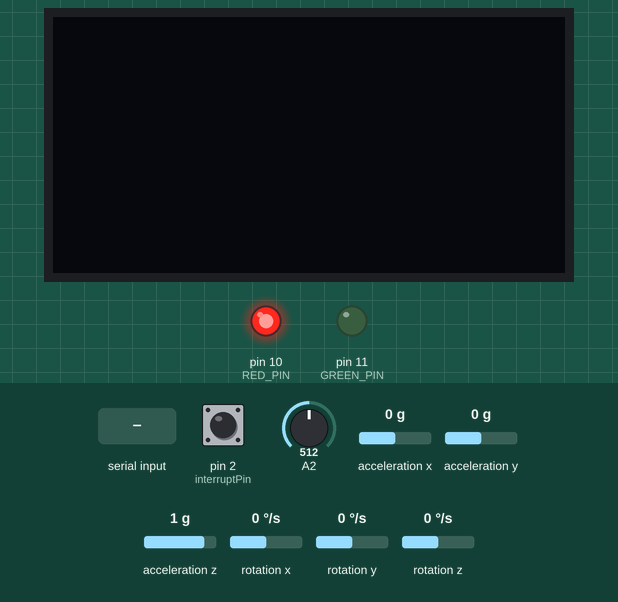
The sketch below on a simulated Arduino Uno, built with avr-gcc and run on an emulated ATmega328P. On the bench: 128×64 one-colour display, output pins drawn as LEDs (lit = HIGH). Wiring (inferred from the names in the program): MPU-6050 motion sensor at I2C address 0x68. The inputs (shaded band) are chosen by the test bench; at power-on: pin 2 (interruptPin) LOW, A2 = 512, acceleration x 0 g, acceleration y 0 g, acceleration z 1 g, rotation x 0 °/s, rotation y 0 °/s, rotation z 0 °/s. The display library's start-up logo is not drawn; the sensor or clock chip raises its interrupt line as the real part does.

Above: at 2.7 s.
2.8 s: "!," received over the second serial link
At 3.4 s:
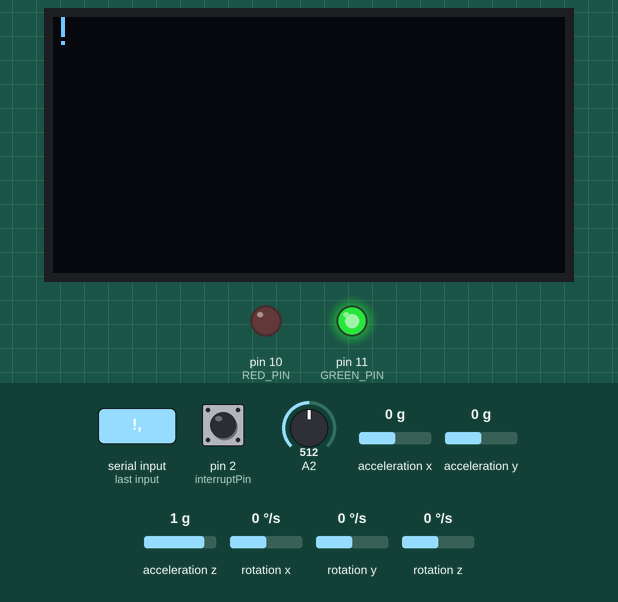
4.3 s: "1," received over the second serial link
At 5.4 s:
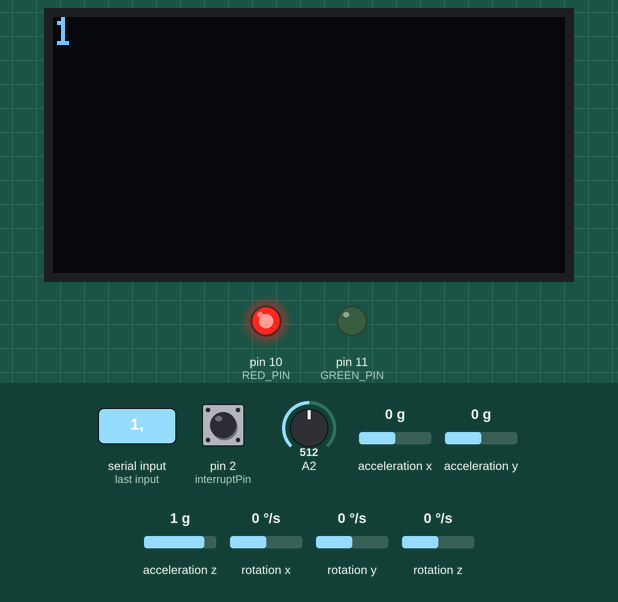
5.8 s: "!," received over the second serial link
At 7.2 s:
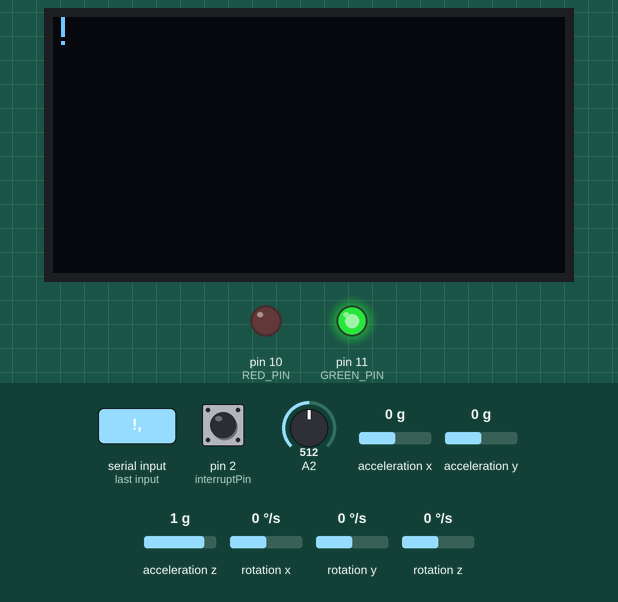
Timing chart, 0 to 8.8 s (numbered marks = the images above; inputs shaded):
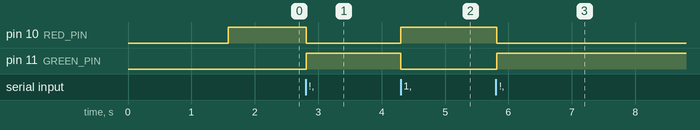

The sketch:

ECE16Final_Arduino.ino
```cpp
/*
 *  General Includes
 */
#include <AltSoftSerial.h>

#include "I2Cdev.h"
#include "MPU6050_6Axis_MotionApps20.h"
#include "Wire.h"

#include <Adafruit_GFX.h>
#include <Adafruit_SSD1306.h>

/*
 *  Global Variables
 */

#define OLED_RESET 4
Adafruit_SSD1306 display(OLED_RESET);

AltSoftSerial BTserial;

const int MPU_addr=0x68;  // I2C address of the MPU-6050, can be changed to 0x69
MPU6050 IMU(MPU_addr);
const int interruptPin = 2;
volatile bool ipinReady = false;
int16_t gx, gy, gz;

unsigned long samplePeriod = 40000; // 25 Hz for the BLE limitations
unsigned long startTime = 0;
unsigned long volatile elapsedTime = 0;
unsigned long volatile currentTime = 0;
unsigned long volatile lastTime = 0;
const int RED_PIN = 10;
const int GREEN_PIN = 11;
const int buttonPin = 4;
int num = 0;
int temp = 0;
bool newRead = false;
bool sending = true;
int buttonState;
int prevState = 0;
bool sleep = false;

/*
 *  Function to check the interrupt pin to see if there is data available in the MPU's buffer
 */
void interruptPinISR() {
  ipinReady = true;
}

/*
 *  Function to read a single sample of IMU data
 *  NOTE: ONLY READ WHAT YOU INTEND TO USE IN YOUR ALGORITHM!
 */
void readIMU() {
  Wire.beginTransmission(MPU_addr);
  Wire.write(0x3B);                    // starting with register 0x3B (ACCEL_XOUT_H)
  Wire.endTransmission(false);

  Wire.requestFrom(MPU_addr,14,true);  // request a total of 14 registers

  //Gyroscope (3 Axis)
  gx=Wire.read()<<8|Wire.read();  // 0x43 (GYRO_XOUT_H) & 0x44 (GYRO_XOUT_L)
  gy=Wire.read()<<8|Wire.read();  // 0x45 (GYRO_YOUT_H) & 0x46 (GYRO_YOUT_L)
  gz=Wire.read()<<8|Wire.read();  // 0x47 (GYRO_ZOUT_H) & 0x48 (GYRO_ZOUT_L)
}

/*
 *  Function to poll to see if data is available to read
 *  'samplePeriod' defines how frequently we poll... default set to 25Hz
 */
void pollData() {

  if (ipinReady && !newRead) {

    currentTime = micros();
    if (currentTime - lastTime >= samplePeriod) {
      elapsedTime = (currentTime - startTime)/1e3;
      lastTime = currentTime;

      readIMU();
      newRead = true;
    }
  }
}

/*
 *  Function to send data to the Python processing
 *  NOTE: MODIFY ACCORDING TO YOUR ALGORITHM!
 */
void sendData() {
  // Displays the raw value and the time it was sampled
  BTserial.print(elapsedTime);
  BTserial.print(' ');
  BTserial.print(gx);
  BTserial.print(' ');
  BTserial.print(gy);
  BTserial.print(' ');
  BTserial.print(gz);
  BTserial.print(' ');

  if(num == 3){
    temp = analogRead(A2);
    num = 0;
  } else {
    num++;
  }
  //BTserial.print(" GG ");
  BTserial.println(temp);
  //Serial.println(analogRead(A2));
  /*
  Serial.print(elapsedTime);
  Serial.print(' ');
  Serial.print(gx);
  Serial.print(' ');
  Serial.print(gy);
  Serial.print(' ');
  Serial.print(gz);
  Serial.print(' ');
  if(num == 3){
    Serial.println(analogRead(A2));
    num = 0;
  } else {
    Serial.println();
    num++;
  }*/
}

/*
 *  Function to do the usual Arduino setup
 */
void setup(){

  // Intialize the IMU and the DMP ont he IMU
  IMU.initialize();
  IMU.dmpInitialize();
  IMU.setDMPEnabled(true);

  Wire.begin();
  Wire.beginTransmission(MPU_addr);
  Wire.write(MPU_addr);   // PWR_MGMT_1 register
  Wire.write(0);          // set to zero (wakes up the MPU-6050)
  Wire.endTransmission(true);

  display.begin(SSD1306_SWITCHCAPVCC, 0x3C);
  display.display();
  delay(1000);
  display.clearDisplay();
  display.display();

  Serial.begin(9600);
  BTserial.begin(9600);

  // Create an interrupt for pin2, which is connected to the INT pin of the MPU6050
  pinMode(interruptPin, INPUT);
  attachInterrupt(digitalPinToInterrupt(interruptPin), interruptPinISR, RISING);

  // Start time of the Arduino (for elapsed time)
  startTime = micros();

  //set up led pins
  pinMode(RED_PIN, OUTPUT);
  pinMode(GREEN_PIN, OUTPUT);

  //turn on red as default
  digitalWrite(RED_PIN, HIGH);
  digitalWrite(GREEN_PIN, LOW);

  //button stuff
  pinMode(buttonPin, INPUT);
  buttonState = 0;
  sending = true;
}

/*
 *  Function to loop continuously: poll ==> send ==> read
 *  NOTE: MODIFY TO SUIT YOUR ALGORITHM!
 */
void loop(){

  //get button state
  buttonState = digitalRead(buttonPin);

  if(buttonState == 0 && prevState == 1){   //this means button has been pressed
    //Serial.println("changed");
    if(sleep){
      sleep = false;
      sending = true;
    } else {
      sleep = true;
      sending = false;
    }
  }


  // no longer using an ISR for the sake of AltSoftSerial
  pollData();
  //sending = true;

  if (newRead && sending) {
    //Serial.println("sending");
    sendData();
    newRead = false;
  }
  if (BTserial.available() > 0) {
    String dataFromPython =  BTserial.readStringUntil(',');

    if(dataFromPython[dataFromPython.length() - 1] == '!'){
      //turn LED green
      digitalWrite(RED_PIN, LOW);
      digitalWrite(GREEN_PIN, HIGH);
    } else {
      //turn LED red
      digitalWrite(RED_PIN,HIGH);
      digitalWrite(GREEN_PIN, LOW);
    }
    /*
    Serial.print("Received: ");
    Serial.println(dataFromPython);
    */
    display.clearDisplay();
    display.display();
    display.setTextSize(1);
    display.setTextColor(WHITE);
    display.setCursor(0,0);
    display.println(dataFromPython);
    display.display();
  }

}
```

Measured:
- after the input at 2.8 s, pin 10 (RED_PIN): HIGH → LOW at once; pin 11 (GREEN_PIN): LOW → HIGH at once
- after the input at 4.3 s, pin 10 (RED_PIN): LOW → HIGH at once; pin 11 (GREEN_PIN): HIGH → LOW at once
- after the input at 5.8 s, pin 10 (RED_PIN): HIGH → LOW at once; pin 11 (GREEN_PIN): LOW → HIGH at once
